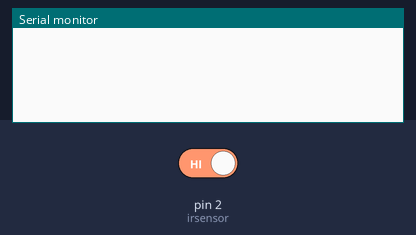
This sketch was run on a simulated Arduino Uno, built with avr-gcc and run on an emulated ATmega328P. Parts: the last lines printed to the serial monitor. Inputs (shaded band) come from the test bench; at power-on: pin 2 (irsensor) HIGH. At 6.3 s the program stops and its outputs stay as they are.

Above: at 1.2 s.
1.3 s: pin 2 (irsensor) driven LOW
At 1.7 s:
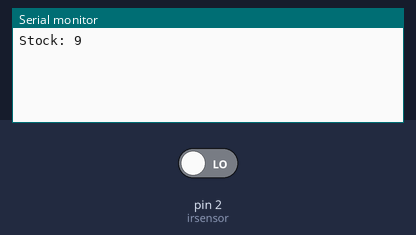
At 7.1 s:
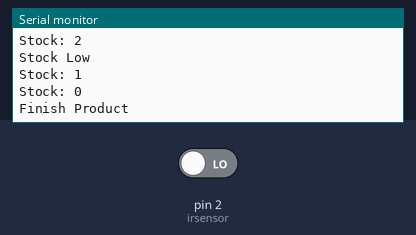
Timing chart, 0 to 7.8 s (numbered marks = the images above; inputs shaded):
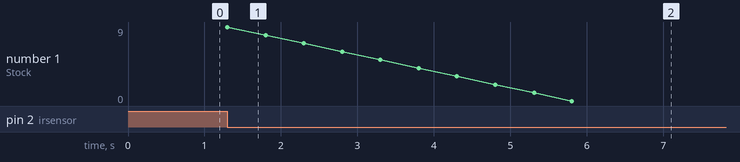

The sketch:

Infrared_sensor_code.ino
```cpp
int stock = 10;
bool lowStockNotified = false;

void irsensor()
{
  int sensorValue = digitalRead(2);
  if (sensorValue == LOW && stock > 0)
  {
    stock--;
    Serial.print("Stock: ");
    Serial.println(stock);
    delay(500);
  }

  if (stock < 3 && !lowStockNotified)
  {
    Serial.println("Stock Low");
    lowStockNotified = true;
  }

  if (stock == 0)
  {
    Serial.println("Finish Product");
    while (true) {}
  }
}

void setup()
{
  Serial.begin(9600);
}

void loop()
{
irsensor();

}
```

Measured:
- after the input at 1.3 s, the serial monitor: prints a new line at once (image 1)
